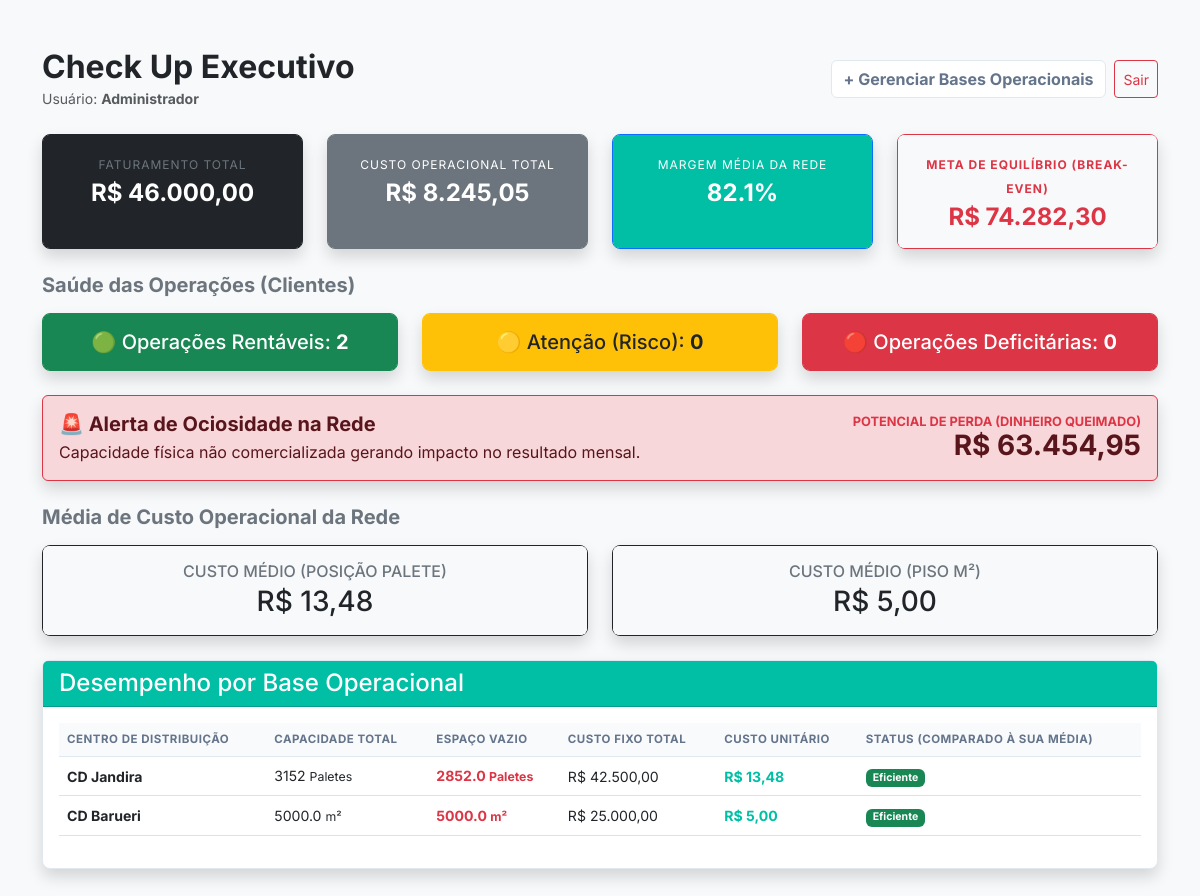
/ (signed in), run on the app's committed database.
### auth.py (models this page shows, shortened)
    class Usuario(UserMixin, db.Model):
        __tablename__ = 'usuario'
        id = db.Column(db.Integer, primary_key=True)
        email = db.Column(db.String(120), unique=True, nullable=False)
        nome = db.Column(db.String(100), nullable=False)
        senha_hash = db.Column(db.String(256), nullable=False)

### app.py (models this page shows)
class CentroDistribuicao(db.Model):
    id = db.Column(db.Integer, primary_key=True)
    nome = db.Column(db.String(100), nullable=False)
    metragem = db.Column(db.Float, nullable=False)
    capacidade_paletes = db.Column(db.Integer, nullable=False)

### app.py (the view)
@app.route('/')
@login_required
def painel_gerencial():
    todos_cds = CentroDistribuicao.query.all()
    todas_operacoes = OperacaoCliente.query.all()
    espaco_vendido_por_cd = {}
    for op in todas_operacoes:
        espaco_vendido_por_cd[op.cd_id] = espaco_vendido_por_cd.get(op.cd_id, 0) + op.paletes_ocupados
    capacidade_paletes_rede = 0
    custo_rede_paletes = 0
    capacidade_m2_rede = 0
    custo_rede_m2 = 0
    custo_ociosidade_global = 0
    resumo_bases = []
    memoria_custo_cd = {}
    for cd in todos_cds:
        custos_fixos_cd = CustoCD.query.filter_by(cd_id=cd.id, tipo_custo='Fixo').all()
        soma_fixo = sum(conta.valor for conta in custos_fixos_cd)
        if cd.capacidade_paletes > 0:
            divisor = cd.capacidade_paletes
            unidade = "Paletes"
            capacidade_paletes_rede += divisor
            custo_rede_paletes += soma_fixo
        else:
            divisor = cd.metragem
            unidade = "m²"
            capacidade_m2_rede += divisor
            custo_rede_m2 += soma_fixo
        custo_unitario = soma_fixo / divisor if divisor > 0 else 0
        memoria_custo_cd[cd.id] = custo_unitario
        espaco_vendido = espaco_vendido_por_cd.get(cd.id, 0)
        espaco_vazio = divisor - espaco_vendido
        if espaco_vazio < 0:
            espaco_vazio = 0
        dinheiro_queimado = espaco_vazio * custo_unitario
        custo_ociosidade_global += dinheiro_queimado
        resumo_bases.append({
            'nome': cd.nome,
            'custo_total': soma_fixo,
            'capacidade': divisor,
            'unidade': unidade,
            'custo_unitario': custo_unitario,
            'espaco_vazio': espaco_vazio
        })
    media_palete = custo_rede_paletes / capacidade_paletes_rede if capacidade_paletes_rede > 0 else 0
    media_m2 = custo_rede_m2 / capacidade_m2_rede if capacidade_m2_rede > 0 else 0
    faturamento_global = 0
    custo_operacional_global = 0
    total_variavel_global = 0 # NOVA GAVETA
    clientes_rentaveis = 0
    clientes_atencao = 0
    clientes_deficitarios = 0
    for op in todas_operacoes:
        faturamento_global += op.faturamento
        custo_base_cliente = memoria_custo_cd.get(op.cd_id, 0)
        custo_total_cliente = (op.paletes_ocupados * custo_base_cliente) + op.custo_variavel
        custo_operacional_global += custo_total_cliente
        total_variavel_global += op.custo_variavel # ALIMENTANDO A GAVETA
        lucro = op.faturamento - custo_total_cliente
        margem = (lucro / op.faturamento * 100) if op.faturamento > 0 else 0
        if margem >= 20:
            clientes_rentaveis += 1
        elif margem > 0:
            clientes_atencao += 1
        else:
            clientes_deficitarios += 1
    lucro_global = faturamento_global - custo_operacional_global
    margem_global = (lucro_global / faturamento_global * 100) if faturamento_global > 0 else 0
    total_custo_rede = custo_rede_paletes + custo_rede_m2
    margem_contribuicao = (faturamento_global - total_variavel_global) / faturamento_global if faturamento_global > 0 else 0
    ponto_equilibrio = total_custo_rede / margem_contribuicao if margem_contribuicao > 0 else 0
    return render_template(
        'dashboard.html',
        media_palete=media_palete,
        media_m2=media_m2,
        bases=resumo_bases,
        faturamento=faturamento_global,
        custo_ops=custo_operacional_global,
        margem=margem_global,
        rentaveis=clientes_rentaveis,
        atencao=clientes_atencao,
        deficitarios=clientes_deficitarios,
        custo_ociosidade=custo_ociosidade_global,
        ponto_equilibrio=ponto_equilibrio # ENVIANDO PARA A TELA
    )

### app.py (called while the page is built)
@app.template_filter('moeda_br')
def formato_moeda_br(valor):
    valor_formatado = f"{valor:,.2f}"
    valor_formatado = valor_formatado.replace(',', 'X').replace('.', ',').replace('X', '.')
    return valor_formatado

    @property
    def faturamento(self):
        return self.fat_armazenagem + self.fat_transporte + self.fat_manuseio

### auth.py (called while the page is built, shortened)
def inicializar_auth(app, db, login_manager):
    global UsuarioModel
    class Usuario(UserMixin, db.Model):
        __tablename__ = 'usuario'
        id = db.Column(db.Integer, primary_key=True)
        email = db.Column(db.String(120), unique=True, nullable=False)
        nome = db.Column(db.String(100), nullable=False)
        senha_hash = db.Column(db.String(256), nullable=False)
    UsuarioModel = Usuario
    @login_manager.user_loader
    def carregar_usuario(user_id):
        return UsuarioModel.query.get(int(user_id))
    return UsuarioModel

### templates/dashboard.html (shortened to what this page needs)
<!DOCTYPE html>
<html lang="pt-br">
  <head>
    <link
      href="https://cdn.jsdelivr.net/npm/bootstrap@5.3.0/dist/css/bootstrap.min.css"
      rel="stylesheet"
    />
    <link
      rel="stylesheet"
      href="{{ url_for('static', filename='css/style.css') }}"
    />
  </head>
  <body class="bg-light">
    <div class="container mt-5">
      <div class="d-flex justify-content-between align-items-center mb-4">
        <div>
          <h2 class="fw-bold text-dark mb-0">Check Up Executivo</h2>
          <small class="text-muted"
            >Usuário: <strong>{{ current_user.nome }}</strong></small
          >
        </div>
        <div class="d-flex gap-2">
          <a href="/cadastro" class="btn btn-outline-secundaria fw-bold">
            + Gerenciar Bases Operacionais
          </a>
          <a
            href="{{ url_for('auth.logout') }}"
            class="btn btn-outline-danger btn-sm d-flex align-items-center"
          >
            Sair
          </a>
        </div>
      </div>
      <div class="row text-center mb-4">
        <div class="col-md-3">
          <div class="card shadow border-dark h-100">
            <div class="card-body p-3 bg-dark text-white rounded">
              <span
                class="text-uppercase text-secondary"
                style="font-size: 0.75rem; letter-spacing: 1px"
                >Faturamento Total</span
              >
              <h4 class="mt-1 mb-0 fw-bold">R$ {{ faturamento | moeda_br }}</h4>
            </div>
          </div>
        </div>
        <div class="col-md-3">
          <div class="card shadow border-secondary h-100">
            <div class="card-body p-3 bg-secondary text-white rounded">
              <span
                class="text-uppercase"
                style="font-size: 0.75rem; letter-spacing: 1px"
                >Custo Operacional Total</span
              >
              <h4 class="mt-1 mb-0 fw-bold">R$ {{ custo_ops | moeda_br }}</h4>
            </div>
          </div>
        </div>
        <div class="col-md-3">
          <div class="card shadow border-primary h-100">
            <div class="card-body p-3 bg-empresa text-white rounded">
              <span
                class="text-uppercase"
                style="font-size: 0.75rem; letter-spacing: 1px"
                >Margem Média da Rede</span
              >
              <h4 class="mt-1 mb-0 fw-bold">{{ "%.1f"|format(margem) }}%</h4>
            </div>
          </div>
        </div>
        <div class="col-md-3">
          <div class="card shadow border-danger h-100">
            <div class="card-body p-3 bg-light rounded text-danger">
              <span
                class="text-uppercase fw-bold"
                style="font-size: 0.75rem; letter-spacing: 1px"
                >Meta de Equilíbrio (Break-even)</span
              >
              <h4 class="mt-1 mb-0 fw-bold">
                R$ {{ ponto_equilibrio | moeda_br }}
              </h4>
            </div>
          </div>
        </div>
      </div>
      <h5 class="fw-bold text-secondary mb-3">
        Saúde das Operações (Clientes)
      </h5>
      <div class="row text-center mb-4">
        <div class="col-md-4">
          <div class="card shadow border-success">
            <div class="card-body bg-success text-white rounded">
              <h5 class="mb-0">
                🟢 Operações Rentáveis: <strong>{{ rentaveis }}</strong>
              </h5>
            </div>
          </div>
        </div>
        <div class="col-md-4">
          <div class="card shadow border-warning">
            <div class="card-body bg-warning text-dark rounded">
              <h5 class="mb-0">
                🟡 Atenção (Risco): <strong>{{ atencao }}</strong>
              </h5>
            </div>
          </div>
        </div>
        <div class="col-md-4">
          <div class="card shadow border-danger">
            <div class="card-body bg-danger text-white rounded">
              <h5 class="mb-0">
                🔴 Operações Deficitárias: <strong>{{ deficitarios }}</strong>
              </h5>
            </div>
          </div>
        </div>
      </div>
      <div
        class="alert alert-danger shadow mb-4 d-flex align-items-center justify-content-between border-danger"
        role="alert"
      >
        <div>
          <h5 class="fw-bold mb-1">🚨 Alerta de Ociosidade na Rede</h5>
          <span class="mb-0"
            >Capacidade física não comercializada gerando impacto no resultado
            mensal.</span
          >
        </div>
        <div class="text-end">
          <h6
            class="text-uppercase mb-0 text-danger"
            style="font-size: 0.8rem; font-weight: 700"
          >
            Potencial de Perda (Dinheiro Queimado)
          </h6>
          <h3 class="mb-0 fw-bold">R$ {{ custo_ociosidade | moeda_br }}</h3>
        </div>
      </div>
      <h5 class="fw-bold text-secondary mb-3">
        Média de Custo Operacional da Rede
      </h5>
      <div class="row text-center mb-4">
        <div class="col-md-6">
          <div class="card shadow border-dark">
            <div class="card-body bg-light rounded">
              <h6 class="text-uppercase mb-1 text-secondary">
                Custo Médio (Posição Palete)
              </h6>
              <h3 class="mb-0 text-dark">R$ {{ media_palete | moeda_br }}</h3>
            </div>
          </div>
        </div>
        <div class="col-md-6">
          <div class="card shadow border-dark">
            <div class="card-body bg-light rounded">
              <h6 class="text-uppercase mb-1 text-secondary">
                Custo Médio (Piso m²)
              </h6>
              <h3 class="mb-0 text-dark">R$ {{ media_m2 | moeda_br }}</h3>
            </div>
          </div>
        </div>
      </div>
      <div class="card shadow mb-5">
        <div class="card-header bg-empresa text-white">
          <h4 class="mb-0">Desempenho por Base Operacional</h4>
        </div>
        <div class="card-body">
          <table class="table table-hover align-middle">
            <thead class="table-light">
              <tr>
                <th>Centro de Distribuição</th>
                <th>Capacidade Total</th>
                <th>Espaço Vazio</th>
                <th>Custo Fixo Total</th>
                <th>Custo Unitário</th>
                <th>Status (Comparado à sua Média)</th>
              </tr>
            </thead>
            <tbody>
              {% for base in bases %}
              <tr>
                <td><strong>{{ base.nome }}</strong></td>
                <td>{{ base.capacidade }} <small>{{ base.unidade }}</small></td>
                <td class="text-danger fw-bold">
                  {{ base.espaco_vazio }} <small>{{ base.unidade }}</small>
                </td>
                <td>R$ {{ base.custo_total | moeda_br }}</td>
                <td class="fw-bold text-empresa">
                  R$ {{ base.custo_unitario | moeda_br }}
                </td>
                <td>
                  {% if base.unidade == 'Paletes' and base.custo_unitario >
                  media_palete %}
                  <span class="badge bg-danger">Acima da Média (Paletes)</span>
                  {% elif base.unidade == 'm²' and base.custo_unitario >
                  media_m2 %}
                  <span class="badge bg-danger">Acima da Média (m²)</span>
                  {% else %}
                  <span class="badge bg-success">Eficiente</span>
                  {% endif %}
                </td>
              </tr>
              {% endfor %}
            </tbody>
          </table>
        </div>
      </div>
    </div>
  </body>
</html>

### static/css/style.css (style rules this page uses)
:root { --cor-primaria: #00bfa5; --cor-primaria-hover: #009688; --cor-grafite-dark: #1e293b; --cor-grafite-muted: #64748b; --cor-cinza-bg: #f8fafc; --cor-borda: #e2e8f0; }
* { font-family: "Inter", -apple-system, BlinkMacSystemFont, sans-serif; }
body { background-color: var(--cor-cinza-bg); color: var(--cor-grafite-dark); }
.bg-empresa { background-color: var(--cor-primaria) !important; color: #ffffff !important; }
.text-empresa { color: var(--cor-primaria) !important; }
.card { border: 1px solid var(--cor-borda); border-radius: 8px; background-color: #ffffff; }
.btn-outline-secundaria { color: var(--cor-grafite-muted); border: 1px solid var(--cor-borda); background-color: #ffffff; font-weight: 500; }
.table { font-size: 0.88rem; }
.table thead th { background-color: #f8fafc; color: var(--cor-grafite-muted); text-transform: uppercase; font-size: 0.72rem; letter-spacing: 0.5px; font-weight: 700; border-bottom: 1px solid var(--cor-borda); }

### data on the page
Usuario: nome "Administrador"
CentroDistribuicao: nome "CD Jandira", capacidade "3152", unidade "Paletes", espaco_vazio "2852.0", custo_total|moeda_br "42.500,00", custo_unitario|moeda_br "13,48"
CentroDistribuicao: nome "CD Barueri", capacidade "5000.0", unidade "m²", espaco_vazio "5000.0", custo_total|moeda_br "25.000,00", custo_unitario|moeda_br "5,00"

### other printed values
{{ faturamento | moeda_br }} "46.000,00"
{{ custo_ops | moeda_br }} "8.245,05"
{{ "%.1f"|format(margem) }} "82.1"
{{ ponto_equilibrio | moeda_br }} "74.282,30"
{{ rentaveis }} "2"
{{ atencao }} "0"
{{ deficitarios }} "0"
{{ custo_ociosidade | moeda_br }} "63.454,95"
{{ media_palete | moeda_br }} "13,48"
{{ media_m2 | moeda_br }} "5,00"
